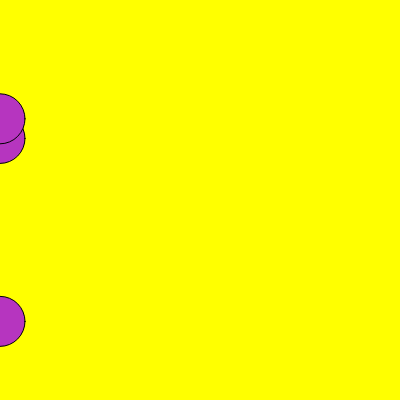
Frame 1 (no input)
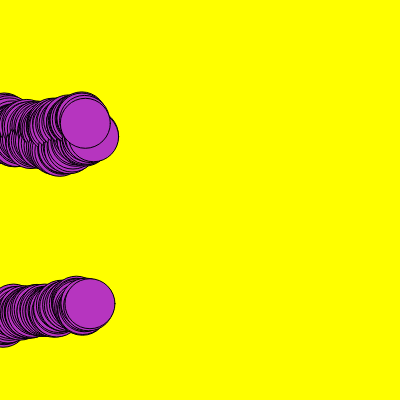
Frame 60 (no input)
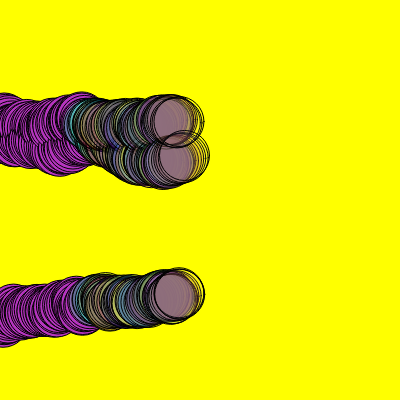
Frame 120 (the mouse pressed at the canvas centre since frame 60)

The p5.js sketch that drew these frames (run headless with seeded random() and noise() and a simulated clock; from frame 60 on, the mouse is pressed at the canvas centre):

// p5.js sketch
// ── sketch.js
let cor;
let circuloX //horizontal
let circuloY //vertical

function setup() {
  createCanvas(400, 400);
  background("yellow")
 
   
  cor = color(random(255), random(255),
random(255));
  circuloX = [0, 0, 0];
  circuloY = [random(height), random(height), random(height)];

}
 
function draw() {
  fill(cor);
 
  for(let contador in circuloX) {
    circle(circuloX[contador], circuloY[contador], 50);
    circuloX[contador]+= random(0, 3);
    circuloY[contador]+= random(-3, 3);
  }
  if(mouseIsPressed) {
     cor = color(random(255), random(255), random(255), random(100));
    }
 }
